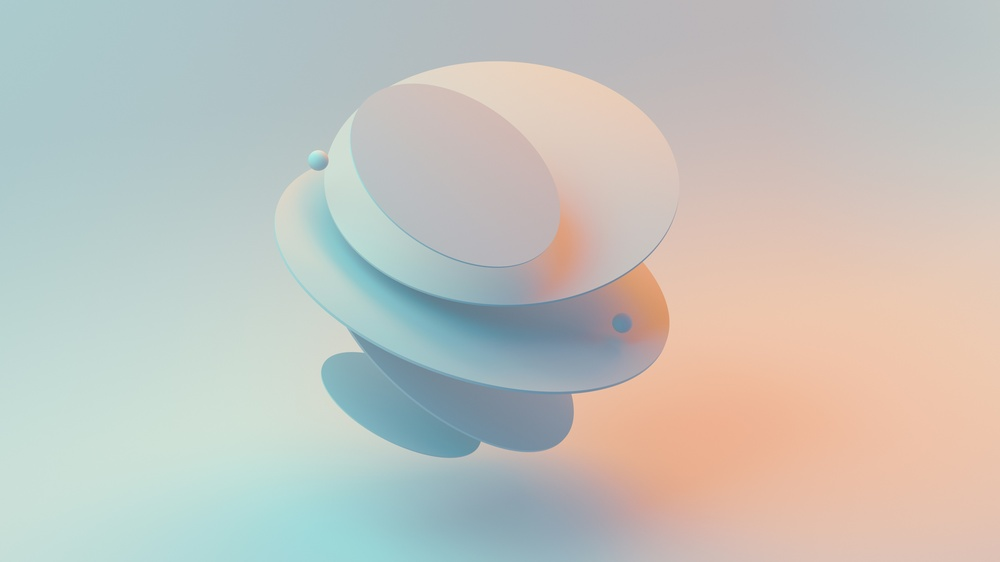
#> input picture data/1.jpg, 1000 x 562 px, shrunk from 7680 x 4320 before the run
$ python afterimage_batch.py ../data out
#> lines starting #> are read from the running program, lines starting #| are printed output that depends on the picture
### model/utils.py
import cv2
import numpy as np


# [18 lines left out: function read_image_grayscale, not called in this run]

def read_image_color(path: str) -> np.ndarray:
    """Reads an image in color (BGR)."""
#> called with path = '../data/1.jpg'
    img = cv2.imread(path, cv2.IMREAD_COLOR)
#> img is the input picture: shape (562, 1000, 3); mean B, G, R 189.3, 195, 194.7
    if img is None:
        raise FileNotFoundError(f"Image not found: {path}")
    return img / 255.0  # Normalize to [0, 1]


def save_image(path: str, image: np.ndarray):
    """
    Save an image to a specified file path.

    Parameters
    ----------
    path : str
        Destination file path.
    image : np.ndarray
        Image array to save.
    """
    cv2.imwrite(path, image)

### model/receptor_kinetics.py
import numpy as np


def update_opsin_concentration(current_r: np.ndarray, effective_radiance: np.ndarray,
                               ca: float = 0.3, cd: float = 0.3, dt: float = 0.032) -> np.ndarray:
    """
    Update the opsin concentration based on a simple bleaching/regeneration model.

    The model follows:
        dr/dt = ca * effective_radiance * (1 - r) - cd * r

    Parameters
    ----------
    current_r : np.ndarray
        Current opsin concentration (values in [0, 1]).
    effective_radiance : np.ndarray
        Driving radiance signal.
    ca : float, optional
        Activation (bleaching) constant (default: 0.3).
    cd : float, optional
        Deactivation (regeneration) constant (default: 0.3).
    dt : float, optional
        Time step in seconds (default: 0.032).

    Returns
    -------
    np.ndarray
        Updated opsin concentration, clamped to [0, 1].
    """
    dr_dt = ca * effective_radiance * (1 - current_r) - cd * current_r
    new_r = current_r + dt * dr_dt
    return np.clip(new_r, 0, 1)

### model/afterimage_batch.py
import numpy as np
import cv2
import os
from model.receptor_kinetics import update_opsin_concentration
from model.utils import read_image_color, save_image

def process_frame_sequence(input_folder: str, output_folder: str, params: dict):
    print(f"Starting color afterimage processing...")
    os.makedirs(output_folder, exist_ok=True)

    frame_files = sorted([f for f in os.listdir(input_folder) if f.endswith(('.jpg', '.png'))])
    if not frame_files:
        print("No valid images found!")
        return

    opsin = None

    for i, frame_file in enumerate(frame_files):
        input_path = os.path.join(input_folder, frame_file)
        output_path = os.path.join(output_folder, frame_file)

        # Read as a color image
        frame = read_image_color(input_path)
        if opsin is None:
            opsin = np.ones_like(frame)

        ca, cd, dt = params['ca'], params['cd'], params['dt']
        for _ in range(params['iterations']):
            for c in range(3):  # Apply photoreceptor kinetics to each color channel
                opsin[:, :, c] = update_opsin_concentration(opsin[:, :, c], frame[:, :, c], ca=ca, cd=cd, dt=dt)
#> this loop made 20 passes
#> pass 2, in update_opsin_concentration (call 4), `dr_dt = ca * effective_radiance * (1 - current_r) - cd * current_r`:
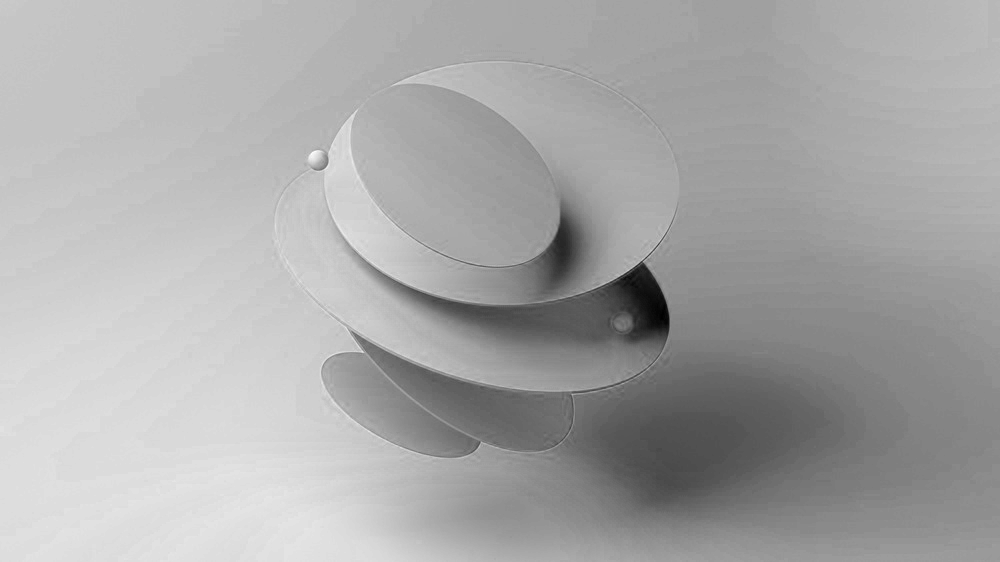
#> dr_dt: shape (562, 1000) float64; min -0.196, max -0.194, mean -0.195; drawn with min black and max white

        afterimage = np.clip(1.0 - opsin, 0, 1) * params['intensity']
        output_frame = (afterimage * 255).astype(np.uint8)

        save_image(output_path, output_frame)
        print(f"Processed color frame {i+1}/{len(frame_files)}: {output_path}")

    print("Color afterimage batch processing completed!")

if __name__ == '__main__':
    import argparse

    parser = argparse.ArgumentParser(description="Apply afterimage effects to a sequence of frames.")
    parser.add_argument("input_folder", help="Path to the folder containing input frames.")
    parser.add_argument("output_folder", help="Path to save the processed frames.")
    args = parser.parse_args()

    # Define default model parameters (can be adjusted as needed)
    params = {
        'intensity': 2.0,
        'ca': 0.4,
        'cd': 0.2,
        'dt': 0.05,
        'iterations': 20
    }

    # Run the frame sequence processor
#> (the run stopped early here; a loop or call above may not have finished)
